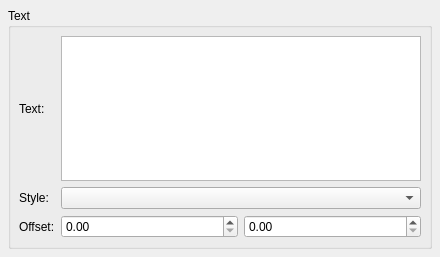
<ui version="4.0" >
 <class>TextBase</class>
 <widget class="QWidget" name="TextBase" >
  <property name="geometry" >
   <rect>
    <x>0</x>
    <y>0</y>
    <width>440</width>
    <height>257</height>
   </rect>
  </property>
  <property name="windowTitle" >
   <string>Form</string>
  </property>
  <layout class="QVBoxLayout" >
   <property name="spacing" >
    <number>6</number>
   </property>
   <property name="leftMargin" >
    <number>8</number>
   </property>
   <property name="topMargin" >
    <number>8</number>
   </property>
   <property name="rightMargin" >
    <number>8</number>
   </property>
   <property name="bottomMargin" >
    <number>8</number>
   </property>
   <item>
    <widget class="QGroupBox" name="groupBox" >
     <property name="title" >
      <string>Text</string>
     </property>
     <property name="flat" >
      <bool>true</bool>
     </property>
     <layout class="QGridLayout" >
      <property name="leftMargin" >
       <number>8</number>
      </property>
      <property name="topMargin" >
       <number>8</number>
      </property>
      <property name="rightMargin" >
       <number>8</number>
      </property>
      <property name="bottomMargin" >
       <number>8</number>
      </property>
      <property name="horizontalSpacing" >
       <number>6</number>
      </property>
      <property name="verticalSpacing" >
       <number>6</number>
      </property>
      <item row="2" column="2" >
       <widget class="QDoubleSpinBox" name="yoffset" >
        <property name="maximum" >
         <double>10000.000000000000000</double>
        </property>
       </widget>
      </item>
      <item row="2" column="1" >
       <widget class="QDoubleSpinBox" name="xoffset" >
        <property name="maximum" >
         <double>10000.000000000000000</double>
        </property>
       </widget>
      </item>
      <item row="2" column="0" >
       <widget class="QLabel" name="label_3" >
        <property name="sizePolicy" >
         <sizepolicy vsizetype="Preferred" hsizetype="Maximum" >
          <horstretch>0</horstretch>
          <verstretch>0</verstretch>
         </sizepolicy>
        </property>
        <property name="text" >
         <string>Offset:</string>
        </property>
        <property name="textFormat" >
         <enum>Qt::PlainText</enum>
        </property>
       </widget>
      </item>
      <item row="0" column="0" >
       <widget class="QLabel" name="label" >
        <property name="sizePolicy" >
         <sizepolicy vsizetype="Preferred" hsizetype="Maximum" >
          <horstretch>0</horstretch>
          <verstretch>0</verstretch>
         </sizepolicy>
        </property>
        <property name="text" >
         <string>Text:</string>
        </property>
        <property name="textFormat" >
         <enum>Qt::PlainText</enum>
        </property>
       </widget>
      </item>
      <item row="1" column="0" >
       <widget class="QLabel" name="label_2" >
        <property name="sizePolicy" >
         <sizepolicy vsizetype="Preferred" hsizetype="Maximum" >
          <horstretch>0</horstretch>
          <verstretch>0</verstretch>
         </sizepolicy>
        </property>
        <property name="text" >
         <string>Style:</string>
        </property>
        <property name="textFormat" >
         <enum>Qt::PlainText</enum>
        </property>
       </widget>
      </item>
      <item row="1" column="1" colspan="2" >
       <widget class="QComboBox" name="style" >
        <property name="sizePolicy" >
         <sizepolicy vsizetype="Fixed" hsizetype="Expanding" >
          <horstretch>0</horstretch>
          <verstretch>0</verstretch>
         </sizepolicy>
        </property>
       </widget>
      </item>
      <item row="0" column="1" colspan="2" >
       <widget class="QTextEdit" name="text" />
      </item>
     </layout>
    </widget>
   </item>
  </layout>
 </widget>
 <resources/>
 <connections/>
</ui>
